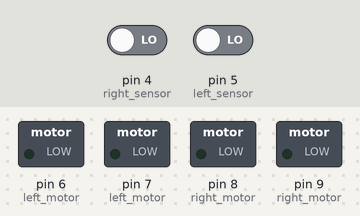
Simulated run of this sketch. Board: Arduino Uno, built with avr-gcc and run on an emulated ATmega328P. Parts: switched loads named in the sketch (green lamp = pin HIGH). The test bench sets the inputs (shaded band); at power-on: pin 4 (right_sensor) LOW, pin 5 (left_sensor) LOW.

Above: at 1.2 s.
1.3 s: pin 4 (right_sensor) driven HIGH
At 1.9 s:
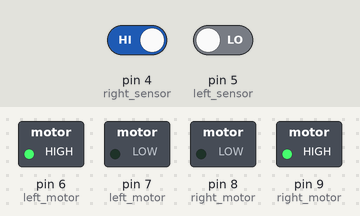
2.8 s: pin 5 (left_sensor) driven HIGH
At 3.1 s:
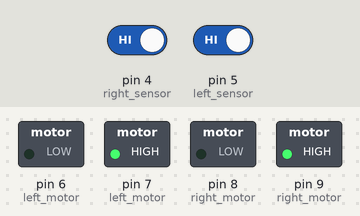
4.3 s: pin 4 (right_sensor) driven LOW
At 5.4 s:
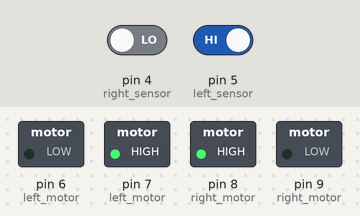
5.8 s: pin 5 (left_sensor) driven LOW
At 6.6 s:
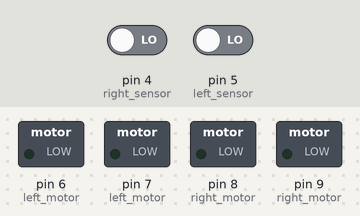
Timing chart, 0 to 8.3 s (numbered marks = the images above; inputs shaded):
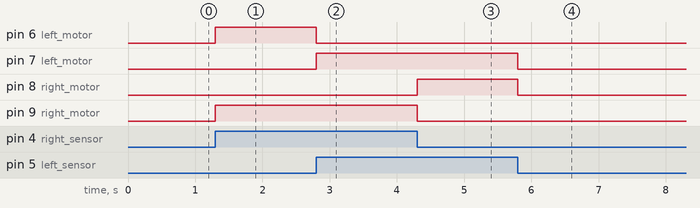

Measured:
- after the input at 1.3 s, pin 6 (left_motor), pin 9 (right_motor): LOW → HIGH at once
- after the input at 2.8 s, pin 6 (left_motor): HIGH → LOW at once; pin 7 (left_motor): LOW → HIGH at once
- after the input at 4.3 s, pin 8 (right_motor): LOW → HIGH at once; pin 9 (right_motor): HIGH → LOW at once
- after the input at 5.8 s, pin 7 (left_motor), pin 8 (right_motor): HIGH → LOW at once

The sketch:

sketch_linefollow.ino
```cpp
void setup() {
  pinMode(4, INPUT);  // right sensor
  pinMode(5, INPUT);  // left sensor
  pinMode(8, OUTPUT); // right motor
  pinMode(9, OUTPUT); // right motor
  pinMode(6, OUTPUT); // left motor
  pinMode(7, OUTPUT); // left motor
}

void loop() {
  int sensorright = digitalRead(4); // Getting value from right sensor
  int sensorleft = digitalRead(5); // getting value from left sensor
  if(sensorright == 1 && sensorleft == 1) // both sensor detecting the line to move forward
  {
    digitalWrite(7, 1);
    digitalWrite(6, 0);
    digitalWrite(9, 1);
    digitalWrite(8, 0);
  }
 else if(sensorright == 1 && sensorleft == 0) //right sensor detecting to turn left
  {
    digitalWrite(7, 0);
    digitalWrite(6, 1);
    digitalWrite(9, 1);
    digitalWrite(8, 0);
  }
 else if(sensorright == 0 && sensorleft == 1)//left sensor detecting to turn right
  {
    digitalWrite(7, 1);
    digitalWrite(6, 0);
    digitalWrite(9, 0);
    digitalWrite(8, 1);
  }
  else if(sensorright == 0 && sensorleft == 0)//when there is no line to follow or robot is not placed on the line
  {
    digitalWrite(7, 0);
    digitalWrite(6, 0);
    digitalWrite(9, 0);
    digitalWrite(8, 0);
  }
}
```
